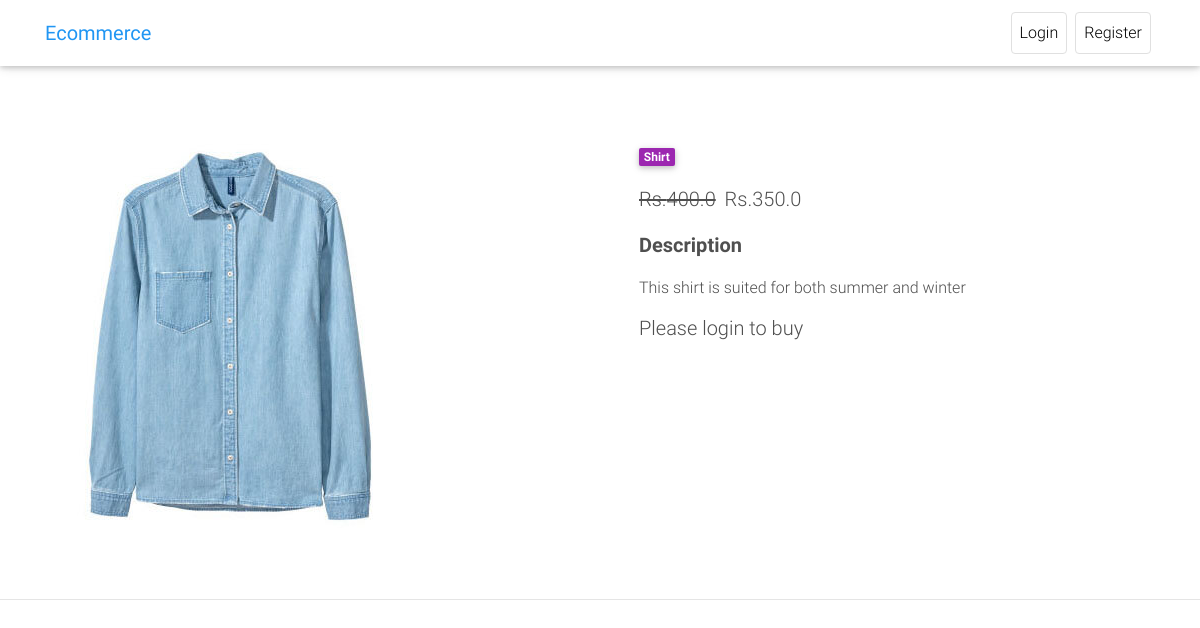
The page /product/shirt-awesome/ on the database its author committed.
### front/models.py (models this page shows, shortened)
class Item(models.Model):
    title=models.CharField(max_length=50)
    price=models.FloatField()
    discount_price=models.FloatField(blank=True,null=True)
    category=models.CharField(choices=CATEGORY_CHOICES,max_length=2)
    label=models.CharField(choices=LABEL_CHOICES,max_length=1)
    slug=models.SlugField()
    description=models.TextField()
    image=models.ImageField(upload_to='Images',null=True,blank=True)

### front/views.py (the view)
# urls.py: path('product/<slug>/', ItemDetailView.as_view(),name="product"),
class ItemDetailView(DetailView):
    model=Item
    template_name='Ecommerce/product-page.html'

### front/templates/Ecommerce/product-page.html (shortened to what this page needs)
{% extends "Ecommerce/home-page.html" %}
{% load static %}
{% load cart_template_tags %}
{% block body %}
  {% include 'Ecommerce/navbar.html' %}
  <main class="mt-5 pt-4">
    <div class="container dark-grey-text mt-5">
      <div class="row wow fadeIn">
        <div class="col-md-6 mb-4">
          <img src="{{object.image.url}}" class="img-fluid" alt="">
        </div>
        <div class="col-md-6 mb-4">
          <div class="p-4">
            <div class="mb-3">
              <a href="">
                <span class="badge purple mr-1">{{object.get_category_display}}</span>
              </a>
            </div>
            <p class="lead">
              {% if  object.discount_price %}
              <span class="mr-1">
                <del>Rs.{{object.price}}</del>
              </span>
              <span>Rs.{{object.discount_price}}</span>
              {% else %}
              <span>Rs.{{object.price}}</span>
              {% endif %}
            </p>
            <p class="lead font-weight-bold">Description</p>
            <p>{{object.description}}</p>
            <form class="d-flex justify-content-left">
              {% if user.is_authenticated %}
              <a href="{{object.get_add_to_cart}}" class="btn btn-primary btn-md my-0 p" type="submit">Add to cart</a>
              {% comment %} <a href="{{object.get_remove_from_cart}}" class="btn btn-primary btn-md my-0 p" type="submit">Remove From Cart</a> {% endcomment %}
              {% else %}
              <h5>Please login to buy</h5>
              {% endif %}
            </form>
          </div>
        </div>
      </div>
    </div>
  </main>
  <footer class="page-footer text-center font-small mt-4 wow fadeIn">
    <hr class="my-4">
  </footer>
  {% endblock body %}

### front/templates/Ecommerce/home-page.html (style rules this page uses)
html, body, header, .carousel { height: 60vh; }

### rows shown on the page
Item: image (picture), category "Shirt", price "400.0", discount_price "350.0", description "This shirt is suited for both summer and winter"
